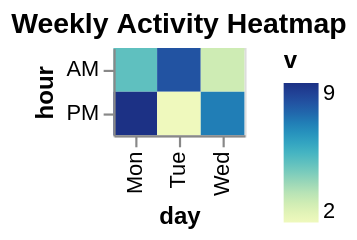

Write the Vega-Lite specification saved for this chart.
### Vega-Lite specification from a JSON file in a GitHub repository (floating-point values rounded to 4 significant figures)
{"$schema": "https://vega.github.io/schema/vega-lite/v5.json", "mark": "rect", "title": "Weekly Activity Heatmap", "data": {"values": [{"day": "Mon", "hour": "AM", "v": 5}, {"day": "Tue", "hour": "AM", "v": 8}, {"day": "Wed", "hour": "AM", "v": 3}, {"day": "Mon", "hour": "PM", "v": 9}, {"day": "Tue", "hour": "PM", "v": 2}, {"day": "Wed", "hour": "PM", "v": 7}]}, "encoding": {"x": {"field": "day", "type": "nominal"}, "y": {"field": "hour", "type": "nominal"}, "color": {"field": "v", "type": "quantitative"}}}
